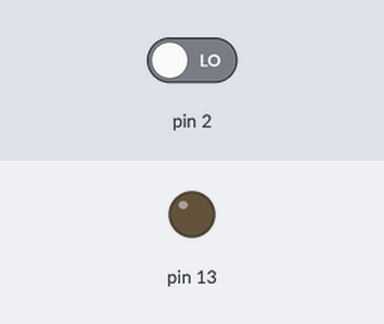
The sketch below on a simulated Arduino Uno, built with avr-gcc and run on an emulated ATmega328P. Parts: output pins drawn as LEDs (lit = HIGH). The inputs (shaded band) are chosen by the test bench; at power-on: pin 2 LOW. What the sketch prints to the serial monitor is not drawn.

Above: at 1.2 s.
1.3 s: pin 2 driven HIGH
At 2.5 s:
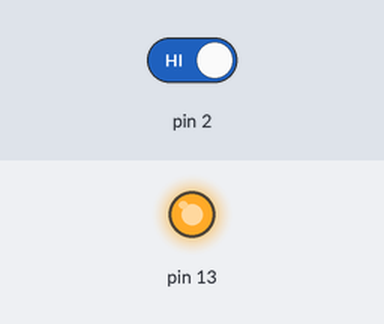
2.8 s: pin 2 driven LOW
At 3.7 s:
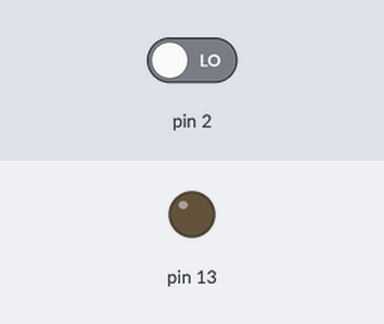
Timing chart, 0 to 5.8 s (numbered marks = the images above; inputs shaded):
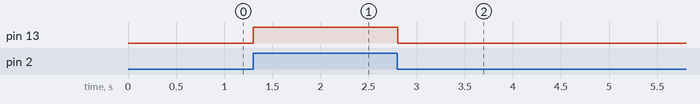

The sketch:

button_with_led.ino
```cpp
int buttonState = 0;
void setup() {
  // put your setup code here, to run once:
  pinMode(2, INPUT); // מגדיר פין 2 לקבל קלט דיגטלי
  pinMode(13, OUTPUT);
  Serial.begin(9600);
}

void loop() {
  // put your main code here, to run repeatedly:
  buttonState = digitalRead(2); // מחזיר 1 אם הכפתור נלחץ 0 אם לא

  if (buttonState) {
    digitalWrite(13, HIGH);
    Serial.println("H");
  } else {
    digitalWrite(13, LOW);
    Serial.println("L");
  }
}
```

Measured:
- after the input at 1.3 s, pin 13: LOW → HIGH at once
- after the input at 2.8 s, pin 13: HIGH → LOW at once
